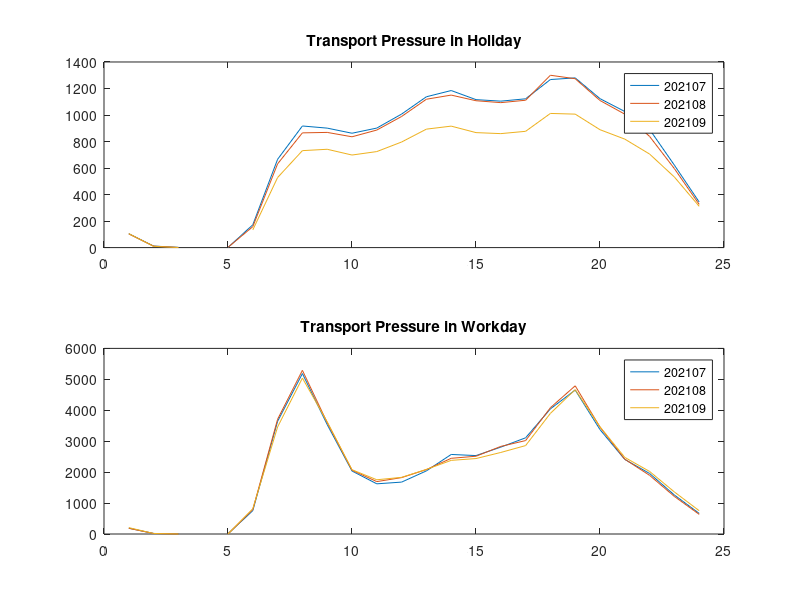

Source code (MATLAB): (Note: this script raises an error after producing the figure.)
clc;clear;

bus_vol_data = csvread("bus_vol-178.csv");
bus_vol_WD = [];
bus_vol_H = [];
for i=1:length(bus_vol_data(:,1))
    if(bus_vol_data(i,1) == 0)
        %WD
        bus_vol_WD = [bus_vol_WD; bus_vol_data(i,:)];
    else
        %H
        bus_vol_H = [bus_vol_H; bus_vol_data(i,:)];
    end
end
% 对重复的时间段压力值取均值
pressure_WD = zeros(3,25);
pressure_H = zeros(3,25);
count=zeros(3,25);
mouth = [202107 202108 202109];
% WD
for j=1:3
    for i=1:length(bus_vol_WD(:,j))
        if(bus_vol_WD(i,6) == mouth(j))
            pressure_WD(j,bus_vol_WD(i,2)+1) = pressure_WD(j,bus_vol_WD(i,2)+1) + bus_vol_WD(i,4) + bus_vol_WD(i,5)*0.5;
            count(j,bus_vol_WD(i,2)+1) = count(j,bus_vol_WD(i,2)+1) + 1;
        end
    end
end
pressure_WD = pressure_WD ./ count;
pressure_WD = pressure_WD';
count = zeros(3,25);

% H
for j=1:3
    for i=1:length(bus_vol_H(:,j))
        if(bus_vol_H(i,6) == mouth(j))
            pressure_H(j,bus_vol_H(i,2)+1) = pressure_H(j,bus_vol_H(i,2)+1) + bus_vol_H(i,4) + bus_vol_H(i,5)*0.5;
            count(j,bus_vol_H(i,2)+1) = count(j,bus_vol_H(i,2)+1) + 1;
        end
    end
end

pressure_H = pressure_H ./ count;
pressure_H = pressure_H';

subplot(2,1,1)
plot(pressure_H);
legend('202107','202108','202109')
title('Transport Pressure in Holiday')
subplot(2,1,2)
plot(pressure_WD)
title('Transport Pressure in Workday')
legend('202107','202108','202109')

writematrix(pressure_WD, "pressure_WD.csv");
writematrix(pressure_H, "pressure_H.csv");